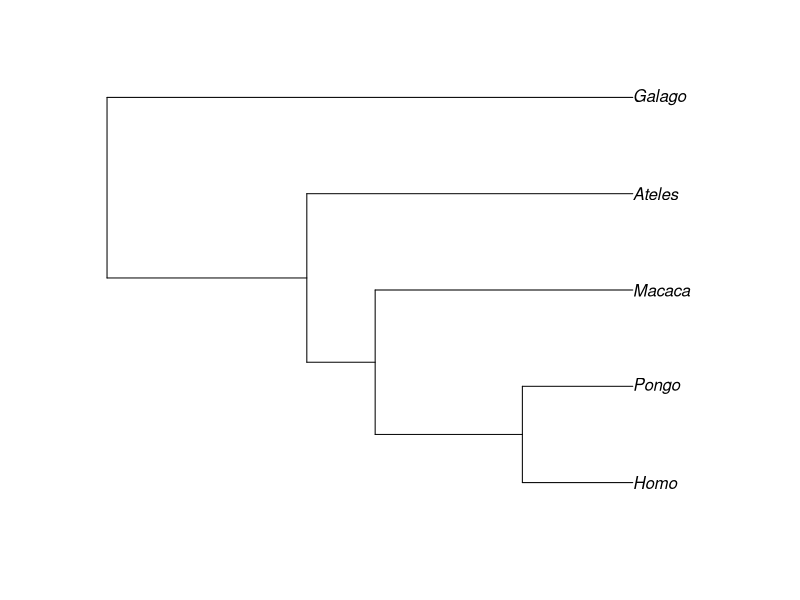
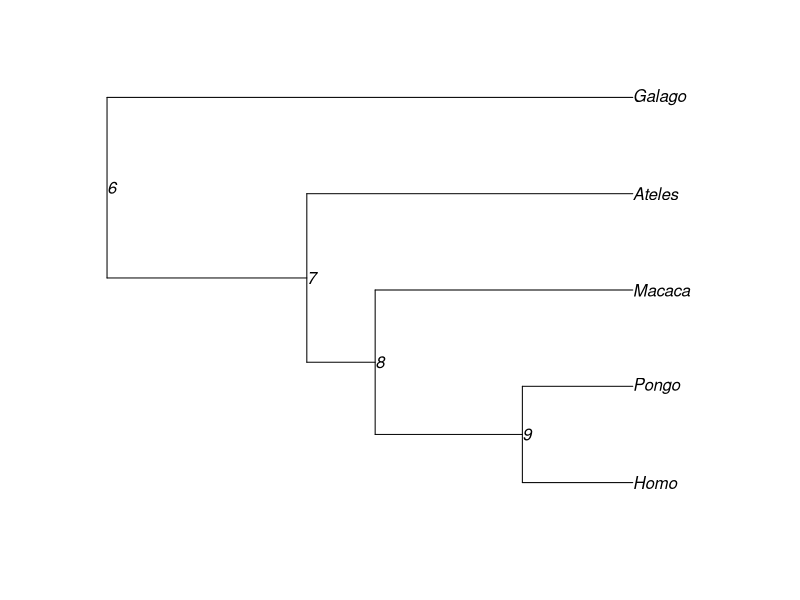
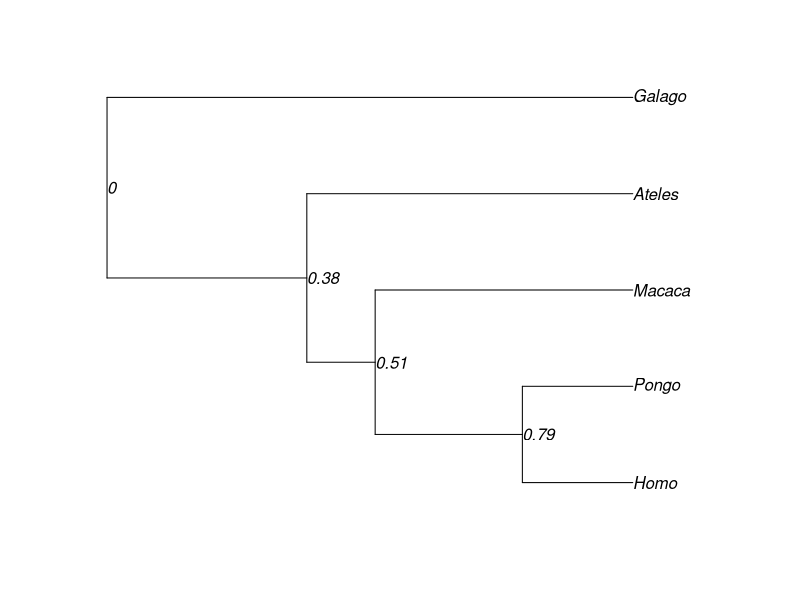

Write the R code that produced these figures, in order.
### R code from vignette source 'handPGLS.Rnw'

###################################################
### code chunk number 1: handPGLS.Rnw:25-32
###################################################
X <- c(4.09434, 3.61092, 2.37024, 2.02815, -1.46968)
Y <- c(4.74493, 3.33220, 3.36730, 2.89037, 2.30259)
X
Y
names(X) <- names(Y) <- c("Homo", "Pongo", "Macaca", "Ateles", "Galago")
X
Y


###################################################
### code chunk number 2: handPGLS.Rnw:38-41
###################################################
require(ape)
require(nlme)
require(MASS)


###################################################
### code chunk number 3: handPGLS.Rnw:46-50
###################################################
tree <- read.tree(text="((((Homo:0.21,Pongo:0.21):0.28,Macaca:0.49):
0.13,Ateles:0.62):0.38,Galago:1.00);")
tree
summary(tree)


###################################################
### code chunk number 4: handPGLS.Rnw:55-56
###################################################
plot(tree)


###################################################
### code chunk number 5: handPGLS.Rnw:61-63
###################################################
names(tree)
tree$edge


###################################################
### code chunk number 6: handPGLS.Rnw:68-69
###################################################
tree$tip.label


###################################################
### code chunk number 7: handPGLS.Rnw:74-76
###################################################
tree$node.label <- c(6:9)
plot(tree, show.node.label=TRUE)


###################################################
### code chunk number 8: handPGLS.Rnw:83-85
###################################################
with( tree, cbind(tree$edge, edge.length, 
labels=c(node.label[-1], tip.label)))


###################################################
### code chunk number 9: handPGLS.Rnw:92-95
###################################################
times <- c(0, .38, .38+.13, .38+.13+.28, 1, 1, 1, 1, 1)
with( tree, cbind(tree$edge, edge.length, 
labels= c(node.label[-1], tip.label), times=times[-1]))


###################################################
### code chunk number 10: handPGLS.Rnw:100-102
###################################################
tree$node.label <- as.character(times[1:4])
plot(tree, show.node.label=TRUE)


###################################################
### code chunk number 11: handPGLS.Rnw:107-111
###################################################
tbm <- matrix(nrow = 5, ncol = 5)   # could also use length(tree$tip.label)
                          # instead of 5
rownames(tbm) <- colnames(tbm) <- tree$tip.label
tbm


###################################################
### code chunk number 12: handPGLS.Rnw:116-122
###################################################
tbm[1, ] <- c(1, .79, .51, .38, 0)
tbm[2, ] <- c(.79, 1, .51, .38, 0)
tbm[3, ] <- c(.51, .51, 1, .38, 0)
tbm[4, ] <- c(.38, .38, .38, 1, 0)
tbm[5, ] <- c(rep(0, 4), 1)
tbm


###################################################
### code chunk number 13: handPGLS.Rnw:127-129
###################################################
tbmi <- ginv(tbm)
roottbmi <- chol(tbmi)


###################################################
### code chunk number 14: handPGLS.Rnw:136-138
###################################################
Z <- roottbmi %*% Y 
U <- roottbmi %*% cbind(1, X)


###################################################
### code chunk number 15: handPGLS.Rnw:143-146
###################################################
summary(lm(Z ~ U -1))
XY <- data.frame(Y, X)
summary(gls(Y ~ X, correlation=corBrownian(phy=tree), data=XY))


###################################################
### code chunk number 16: handPGLS.Rnw:150-153
###################################################
pic.X <- pic(X, tree)
pic.Y <- pic(Y, tree)
summary(lm( pic.Y ~ pic.X -1))


